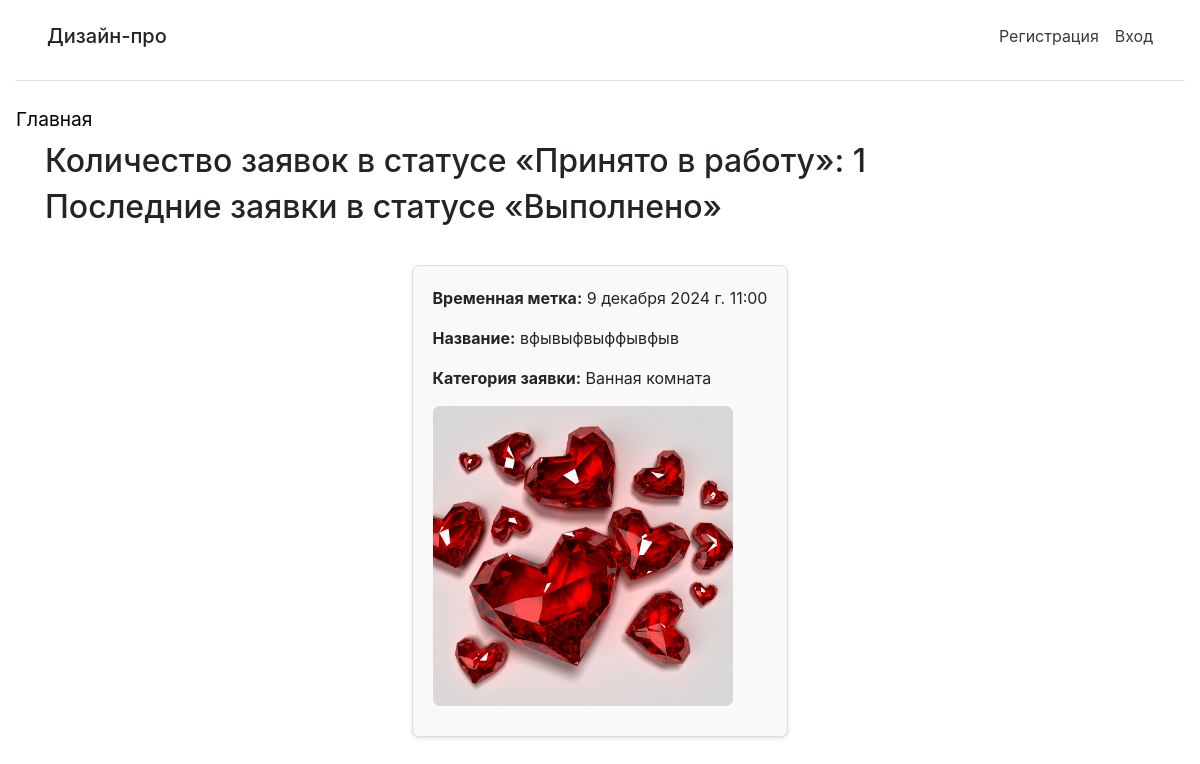
Before: / with the older database file.
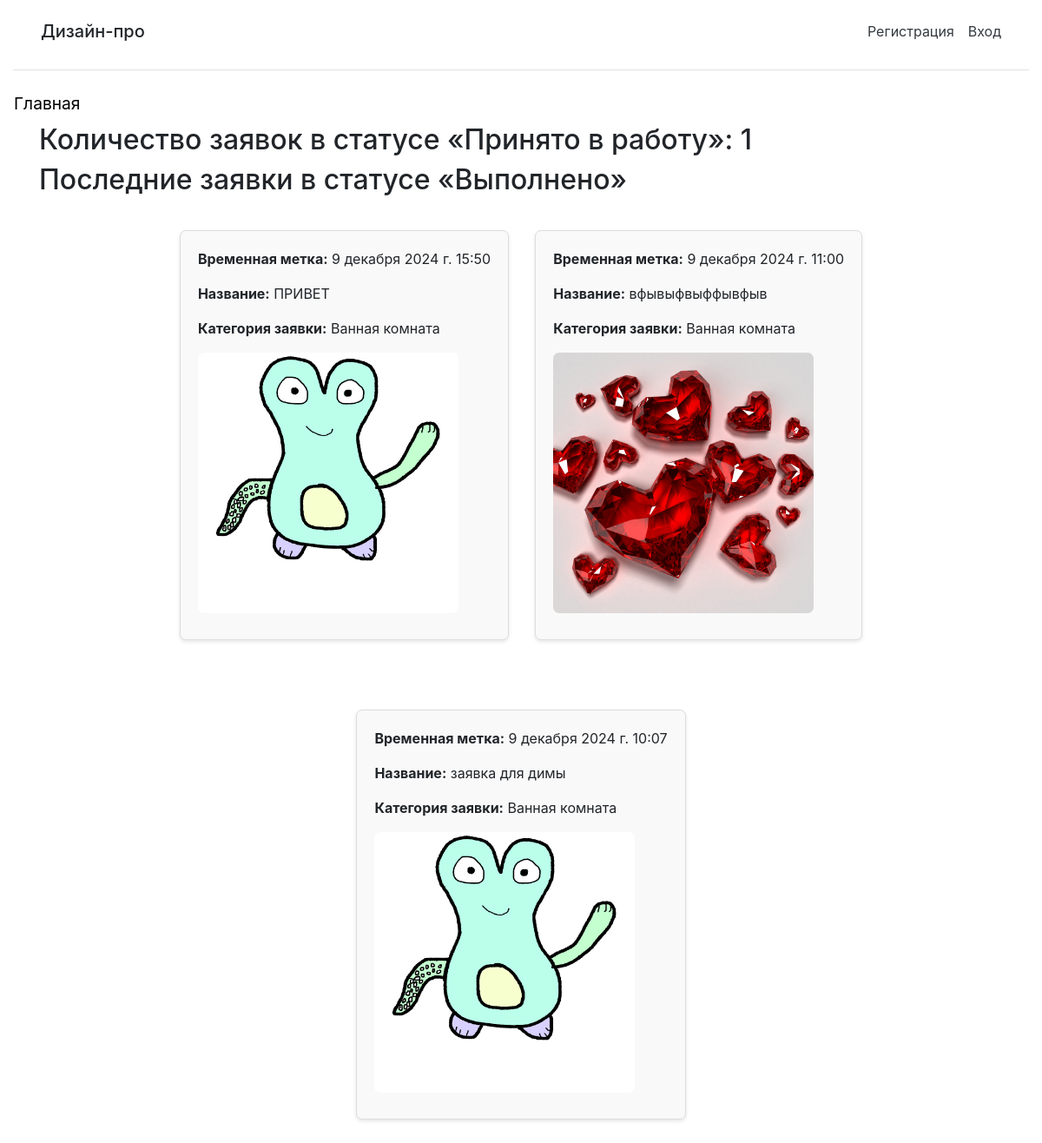
After: the same page with the newer database file.
### main/models.py (models this page shows, shortened)
class CreateRequest(models.Model):
    STATUS_CHOICES = (
        ('new', 'Новая'),
        ('in_progress', 'Принято в работу'),
        ('completed', 'Выполнено'),
    )
    user = models.ForeignKey(AdvUser, on_delete=models.CASCADE, verbose_name='Пользователь')
    title = models.CharField(max_length=200, verbose_name='Название')
    description = models.TextField(verbose_name='Описание')
    category = models.ForeignKey(Category, on_delete=models.CASCADE, verbose_name='Категория')
    photo = models.ImageField(upload_to='photos/%Y/%m/%d/', verbose_name='Фото помещения', blank=True, null=True)
    timestamp = models.DateTimeField(auto_now_add=True, verbose_name='Временная метка')
    status = models.CharField(max_length=20, choices=STATUS_CHOICES, default='new', verbose_name='Статус')
    design_image = models.ImageField(upload_to='designs/%Y/%m/%d/', verbose_name='Изображение дизайна', blank=True,null=True)
    comment = models.TextField(verbose_name='Комментарий', blank=True, null=True)

class Category(models.Model):
    name = models.CharField(max_length=100, verbose_name='Категория', unique=True)
    def __str__(self):
        return self.name

### main/views.py (the view)
# urls.py: path('', index, name='index'),
def index(request):
    completed_requests = CreateRequest.objects.filter(status='completed').order_by('-timestamp')[:4]
    in_progress_count = CreateRequest.objects.filter(status='in_progress').count()
    context = {
        'completed_requests': completed_requests,
        'in_progress_count': in_progress_count,
    }
    return render(request, 'main/index.html', context)

### main/templates/main/index.html (shortened to what this page needs)
{% extends "layout/basic.html" %}
{% load static %}
{% block content %}
<h2>Количество заявок в статусе «Принято в работу»: {{ in_progress_count }}</h2>
<h2>Последние заявки в статусе «Выполнено»</h2>
<ul style="display: flex; flex-wrap: wrap; justify-content: center; gap: 30px; list-style-type: none; padding: 0;">
    {% for request in completed_requests %}
        <li style="max-width: 400px; background-color: #f9f9f9; border: 1px solid #ddd; border-radius: 7px; margin-top: 30px; padding: 20px; margin-bottom: 20px; box-shadow: 0 2px 4px rgba(0, 0, 0, 0.1);">
            <p><strong>Временная метка:</strong> {{ request.timestamp }}</p>
            <p><strong>Название:</strong> {{ request.title }}</p>
            <p><strong>Категория заявки:</strong> {{ request.category }}</p>
            {% if request.photo %}
                <div class="request-photo-container">
                    <img src="{{ request.photo.url }}" alt="{{ request.title }}" style="max-width: 300px; max-height: 400px; border-radius: 7px; margin-bottom: 10px;" class="request-photo" data-design-image="{% if request.design_image %}{{ request.design_image.url }}{% endif %}">
                </div>
            {% endif %}
        </li>
    {% endfor %}
</ul>
{% endblock %}

Changed rows visible on the page:
added CreateRequest: timestamp "9 декабря 2024 г. 15:50", title "ПРИВЕТ", category "Ванная комната", photo (picture)
now on this page (row edited): CreateRequest: timestamp "9 декабря 2024 г. 10:07", title "заявка для димы", category "Ванная комната", photo (picture)
